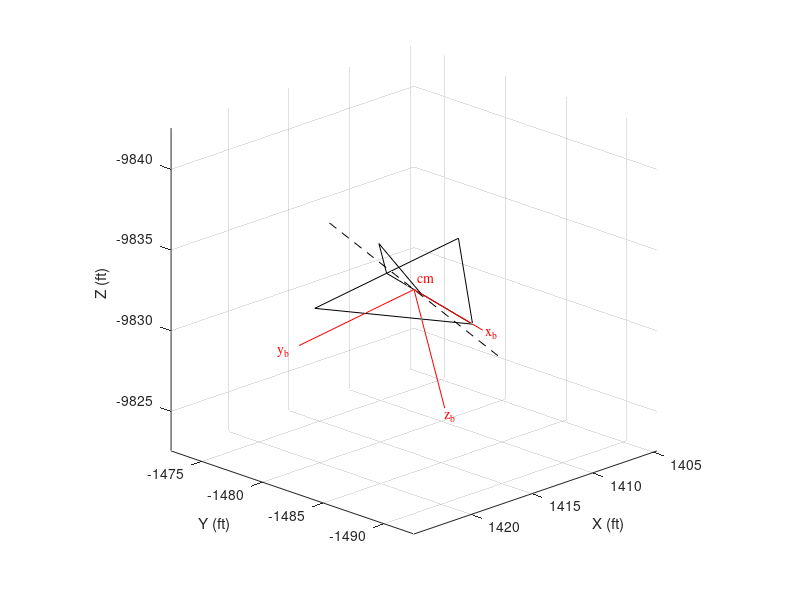

Source code (MATLAB):
clear;clc;format short e;
c = 10;xscm = 6.8148;d = 6;h = 2;b = 10;
 r2d = 180/pi; d2r = pi/180; % deg/rad, rad/deg
% Compute Aircraft Motion-Load Data
 p = -30*d2r; q = +10*d2r; r = -20*d2r; % deg/s
 pd = -28*d2r; qd = +12*d2r; rd = +3 *d2r; % deg/s^2
 l = -5000; m = +1500; n = -2300; % ft lbf
 hcm = +24000; % slug ft^2/s

 r2d = 180/pi; d2r = pi/180; % deg/rad, rad/deg
% Compute Aircraft Motion Profile Data
 p_s = +3*d2r; thta_s = +0*d2r; r_s = +3*d2r; % deg/s, deg, deg/s
 u_s = +500; v_s = +30; w_s = +30; % ft/s, ft/s, ft/s
 phi_1 = +0*d2r; thta_1 = +0*d2r; psi_1 = +270*d2r; % deg, deg, deg
 x_1 = +1000; y_1 = +1000; z_1 = -10000; % ft, ft, ft
 t_1 = +0; t_2 = +10; % s, s
% Compute Trajectories
 n = 1001; t = linspace(t_1,t_2,n).';
 phi = NaN(n,1); thta = NaN(n,1); psi = NaN(n,1);
 x = NaN(n,1); y = NaN(n,1); z = NaN(n,1);
 for i = 1:n
 phi(i) = p_s*t(i);
 thta(i) = thta_1 ;
 psi(i) = psi_1 + r_s*t(i);
 c_pt = cos(p_s*t(i)); s_pt = sin(p_s*t(i));
 c_rt = cos(r_s*t(i)); s_rt = sin(r_s*t(i));
 x(i) = x_1 + u_s/r_s*(1-c_rt) + v_s/p_s/2*s_pt*c_pt + w_s/p_s/2*s_pt^2;
 y(i) = y_1 - u_s/r_s*s_rt - v_s/p_s/2*s_pt^2 - w_s/p_s/2*(s_pt*c_pt-p_s*t(i));
 z(i) = z_1 + v_s/p_s *(1-c_pt) + w_s/p_s *s_pt;
 end
 
Psi = [psi(1) psi(250) psi(500) psi(750) psi(1000)];
Theta = [thta(1) thta(250) thta(500) thta(750) thta(1000)];
Phi = [phi(1) phi(250) phi(500) phi(750) phi(1000)];% euler angles

% psi = 284.97, theta = 0, phi = 14.97 (deg)
Ct = cos(Theta(3));Cs = cos(Psi(3));Cp = cos(Phi(3));
St = sin(Theta(3));Ss = sin(Psi(3));Sp = sin(Phi(3));
T5 = [Ct*Cs Ct*Ss -St;
    -Cp*Ss+Sp*St*Cs Cp*Cs+Sp*St*Ss Sp*Ct;
    Sp*Ss+Cp*St*Cs -Sp*Cs+Cp*St*Ss Cp*Ct];T6 = T5.';

f = 1; % scaling factor
dx=[x(1) x(250) x(500) x(750) x(1001)];
dy=[y(1) y(250) y(500) y(750) y(1001)];
dz=[z(1) z(250) z(500) z(750) z(1001)]; % x y z position of cm on trajectory

figure(1), clf
 plot3(x ,y ,z ,'--k'), hold
 %%%%%%%%%%%%%%%%%%%%%%%%%%%%%%%%%%%%%%%%%%%%%%
 plot3(x(1),y(1),z(1),'*g')
 plot3(x(n),y(n),z(n),'*r'), hold
 hold('on')
x1 = f.*(-c+xscm)*ones(1,6).';
x2 = f.*[-c+xscm xscm xscm xscm -c+xscm xscm-d].';
y1 = f.*(b/2)*[-1 1 -1 0 0 0].';
y2 = f.*(b/2)*[1 0 0 0 0 0].';
z1 = -f.*[0 0 0 0 0 h].';z2=-f.*[0 0 0 0 h 0].';
v11 = [x1(1),y1(1),z1(1)].';
v12 = [x2(1),y2(1),z2(1)].';
v21 = [x1(2),y1(2),z1(2)].';
v22 = [x2(2),y2(2),z2(2)].';
v31 = [x1(3),y1(3),z1(3)].';
v32 = [x2(3),y2(3),z2(3)].';
v41 = [x1(4),y1(4),z1(4)].';
v42 = [x2(4),y2(4),z2(4)].';
v51 = [x1(5),y1(5),z1(5)].';
v52 = [x2(5),y2(5),z2(5)].';
v61 = [x1(6),y1(6),z1(6)].';
v62 = [x2(6),y2(6),z2(6)].';
% third point, t = 5
v311=T6*v11;v312=T6*v12;v321=T6*v21;v322=T6*v22;
v331=T6*v31;v332=T6*v32;v341=T6*v41;v342=T6*v42;
v351=T6*v51;v352=T6*v52;v361=T6*v61;v362=T6*v62;

plot3([v311(1)+dx(3) v312(1)+dx(3)],[v311(2)+dy(3) v312(2)+dy(3)],[v311(3)+dz(3) v312(3)+dz(3)],'-k');
plot3([v321(1)+dx(3) v322(1)+dx(3)],[v321(2)+dy(3) v322(2)+dy(3)],[v321(3)+dz(3) v322(3)+dz(3)],'-k');
plot3([v331(1)+dx(3) v332(1)+dx(3)],[v331(2)+dy(3) v332(2)+dy(3)],[v331(3)+dz(3) v332(3)+dz(3)],'-k');
plot3([v341(1)+dx(3) v342(1)+dx(3)],[v341(2)+dy(3) v342(2)+dy(3)],[v341(3)+dz(3) v342(3)+dz(3)],'-k');
plot3([v351(1)+dx(3) v352(1)+dx(3)],[v351(2)+dy(3) v352(2)+dy(3)],[v351(3)+dz(3) v352(3)+dz(3)],'-k');
plot3([v361(1)+dx(3) v362(1)+dx(3)],[v361(2)+dy(3) v362(2)+dy(3)],[v361(3)+dz(3) v362(3)+dz(3)],'-k');

q = [dx(3) dy(3) dz(3)].';
avx1 = [0 0 0].'; avx2 = [8*f 0 0].';avx1=T6*avx1+q;avx2=T6*avx2+q;
avy1 = [0 0 0].'; avy2 = [0 8*f 0].';avy1=T6*avy1+q;avy2=T6*avy2+q;
avz1 = [0 0 0].'; avz2 = [0 0 8*f].';avz1=T6*avz1+q;avz2=T6*avz2+q;

plot3([avx1(1) avx2(1)],[avx1(2) avx2(2)],[avx1(3) avx2(3)],'-r');
plot3([avy1(1) avy2(1)],[avy1(2) avy2(2)],[avy1(3) avy2(3)],'-r');
plot3([avz1(1) avz2(1)],[avz1(2) avz2(2)],[avz1(3) avz2(3)],'-r');

text(avx2(1)+0.25,avx2(2)-0.5,avx2(3),'x_b','FontName','Times','Color','r')
 text(avy2(1)+2,avy2(2)-0.25,avy2(3)-0.25,'y_b','FontName','Times','Color','r')
 text(avz2(1)-0.5,avz2(2)+0.5,avz2(3)+0.75,'z_b','FontName','Times','Color','r')
 text(avz1(1)-0.5,avz1(2)+0.25,avz1(3)-0.5,'cm','FontName','Times','Color','r')
hold('off')
 a2_id = gca; 
 set(a2_id,'YDir','reverse')
 set(a2_id,'ZDir','reverse')
 aw = [dx(3)-10 dx(3)+10 dy(3)-10 dy(3)+10 dz(3)-10 dz(3)+10]; axis(aw),axis square,av = [135 20]; view(av)
 grid
 xlabel('X (ft)'), ylabel('Y (ft)'), zlabel('Z (ft)')
